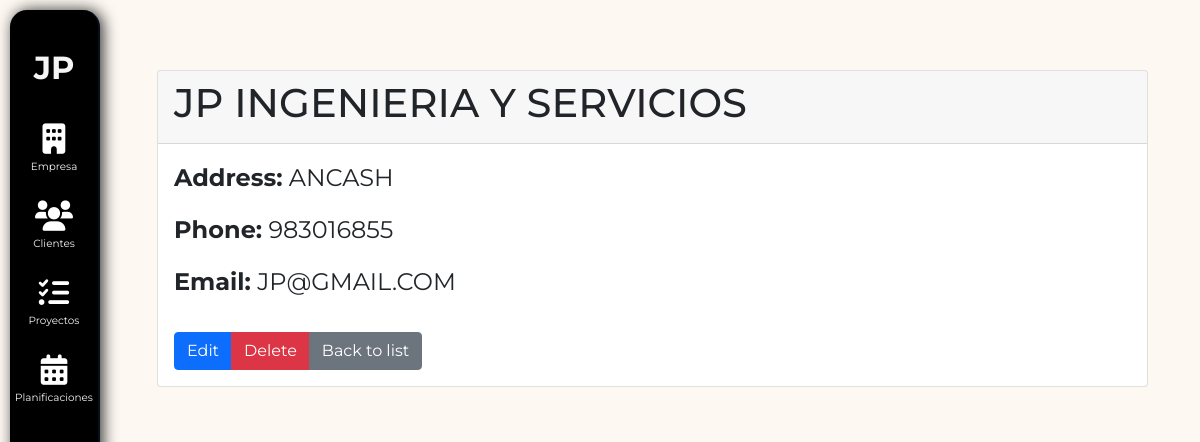
The app's page /projects/contractors/1/ (signed in) with its own data.
### projects/models.py (models this page shows, shortened)
class Contractor(models.Model):
    contractor_name = models.CharField(max_length=100, verbose_name="Nombre de Contratista")
    address = models.CharField(max_length=150, verbose_name="Dirección")
    phone = models.CharField(max_length=20, verbose_name="Teléfono")
    contractor_ruc = models.CharField(max_length=20, verbose_name="RUC del Contratista")
    email = models.EmailField()

### projects/views.py (the view)
# urls.py: path('contractors/<int:pk>/', ContractorDetailView.as_view(), name='contractor_detail'),
class ContractorDetailView(DetailView):
    model = Contractor
    template_name = 'contractor/contractor_detail.html'

### projects/templates/contractor/contractor_detail.html
{% extends "base.html" %}
{% block content %}
  <div class="container mt-5">
    <div class="card">
      <div class="card-header">
        <h1>{{ object.contractor_name }}</h1>
      </div>
      <div class="card-body">
        <p><strong>Address:</strong> {{ object.address }}</p>
        <p><strong>Phone:</strong> {{ object.phone }}</p>
        <p><strong>Email:</strong> {{ object.email }}</p>
        <div class="btn-group mt-3" role="group">
          <a href="{% url 'contractor_edit' object.pk %}" class="btn btn-primary">Edit</a>
          <a href="{% url 'contractor_delete' object.pk %}" class="btn btn-danger">Delete</a>
          <a href="{% url 'contractor_list' %}" class="btn btn-secondary">Back to list</a>
        </div>
      </div>
    </div>
  </div>
{% endblock %}

### nexus/templates/base.html (style rules this page uses)
* { font-family: 'Montserrat', sans-serif; margin: 0; padding: 0; box-sizing: border-box; }
html, body { margin: 0; padding: 0; width: 100%; height: 100%; }
body { overflow: hidden; background-color: #fdf8f2; }

### records on screen
Contractor: contractor_name "JP INGENIERIA Y SERVICIOS", address "ANCASH", phone "983016855", email "JP@GMAIL.COM"
